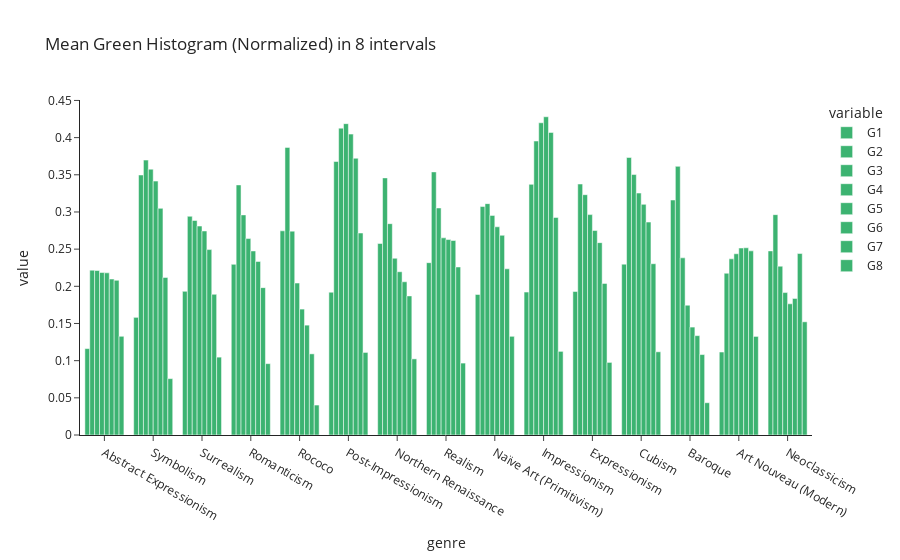

Notebook code for this chart:
### Code cell
edges = whole_df.groupby(['genre']).mean().loc[:,'G1':'G8']
#edges.rename({'ED1':'Normal', 'ED2':'Blurred','ED3':'Sharpened'},axis=1,inplace=True)

edges_melt = pd.melt(edges.reset_index(), id_vars='genre', value_vars=edges.columns).sort_values('variable')

fig = px.bar(edges_melt, x='genre',color='variable', y='value',barmode='group',template='simple_white',
            color_discrete_sequence=["mediumseagreen"], 
             title="Mean Green Histogram (Normalized) in 8 intervals")

fig.show()

### Figure 1 — Plotly figure (JSON) as saved in the notebook; plotly's stock layout.template omitted (floating-point values rounded to 4 significant figures)
{"data": [{"alignmentgroup": "True", "hovertemplate": "variable=G1<br>genre=%{x}<br>value=%{y}<extra></extra>", "legendgroup": "G1", "marker": {"color": "mediumseagreen", "pattern": {"shape": ""}}, "name": "G1", "offsetgroup": "G1", "orientation": "v", "showlegend": true, "textposition": "auto", "type": "bar", "x": ["Abstract Expressionism", "Symbolism", "Surrealism", "Romanticism", "Rococo", "Post-Impressionism", "Northern Renaissance", "Realism", "Naïve Art (Primitivism)", "Impressionism", "Expressionism", "Cubism", "Baroque", "Art Nouveau (Modern)", "Neoclassicism"], "xaxis": "x", "y": [0.1162, 0.1583, 0.1932, 0.2295, 0.2746, 0.1921, 0.2576, 0.2318, 0.189, 0.1922, 0.193, 0.2298, 0.316, 0.1116, 0.2476], "yaxis": "y"}, {"alignmentgroup": "True", "hovertemplate": "variable=G2<br>genre=%{x}<br>value=%{y}<extra></extra>", "legendgroup": "G2", "marker": {"color": "mediumseagreen", "pattern": {"shape": ""}}, "name": "G2", "offsetgroup": "G2", "orientation": "v", "showlegend": true, "textposition": "auto", "type": "bar", "x": ["Northern Renaissance", "Symbolism", "Surrealism", "Romanticism", "Rococo", "Post-Impressionism", "Neoclassicism", "Realism", "Impressionism", "Expressionism", "Cubism", "Baroque", "Art Nouveau (Modern)", "Abstract Expressionism", "Naïve Art (Primitivism)"], "xaxis": "x", "y": [0.3458, 0.3497, 0.2942, 0.3364, 0.3869, 0.3679, 0.2964, 0.3539, 0.3371, 0.3376, 0.3733, 0.3613, 0.2176, 0.2217, 0.3073], "yaxis": "y"}, {"alignmentgroup": "True", "hovertemplate": "variable=G3<br>genre=%{x}<br>value=%{y}<extra></extra>", "legendgroup": "G3", "marker": {"color": "mediumseagreen", "pattern": {"shape": ""}}, "name": "G3", "offsetgroup": "G3", "orientation": "v", "showlegend": true, "textposition": "auto", "type": "bar", "x": ["Symbolism", "Surrealism", "Romanticism", "Rococo", "Realism", "Post-Impressionism", "Northern Renaissance", "Neoclassicism", "Impressionism", "Expressionism", "Cubism", "Baroque", "Art Nouveau (Modern)", "Abstract Expressionism", "Naïve Art (Primitivism)"], "xaxis": "x", "y": [0.3698, 0.2886, 0.2961, 0.2742, 0.3054, 0.4128, 0.2843, 0.2271, 0.3954, 0.3233, 0.3503, 0.2383, 0.2369, 0.2212, 0.3112], "yaxis": "y"}, {"alignmentgroup": "True", "hovertemplate": "variable=G4<br>genre=%{x}<br>value=%{y}<extra></extra>", "legendgroup": "G4", "marker": {"color": "mediumseagreen", "pattern": {"shape": ""}}, "name": "G4", "offsetgroup": "G4", "orientation": "v", "showlegend": true, "textposition": "auto", "type": "bar", "x": ["Northern Renaissance", "Surrealism", "Romanticism", "Rococo", "Realism", "Post-Impressionism", "Neoclassicism", "Symbolism", "Impressionism", "Expressionism", "Cubism", "Baroque", "Art Nouveau (Modern)", "Abstract Expressionism", "Naïve Art (Primitivism)"], "xaxis": "x", "y": [0.2377, 0.2811, 0.2642, 0.2044, 0.2652, 0.4188, 0.1916, 0.3575, 0.42, 0.2965, 0.3254, 0.1746, 0.2438, 0.2185, 0.2954], "yaxis": "y"}, {"alignmentgroup": "True", "hovertemplate": "variable=G5<br>genre=%{x}<br>value=%{y}<extra></extra>", "legendgroup": "G5", "marker": {"color": "mediumseagreen", "pattern": {"shape": ""}}, "name": "G5", "offsetgroup": "G5", "orientation": "v", "showlegend": true, "textposition": "auto", "type": "bar", "x": ["Symbolism", "Surrealism", "Romanticism", "Rococo", "Realism", "Post-Impressionism", "Northern Renaissance", "Neoclassicism", "Naïve Art (Primitivism)", "Impressionism", "Expressionism", "Cubism", "Baroque", "Art Nouveau (Modern)", "Abstract Expressionism"], "xaxis": "x", "y": [0.3415, 0.2744, 0.2475, 0.1694, 0.2629, 0.4047, 0.2196, 0.1765, 0.2801, 0.4281, 0.275, 0.3102, 0.1452, 0.2515, 0.2181], "yaxis": "y"}, {"alignmentgroup": "True", "hovertemplate": "variable=G6<br>genre=%{x}<br>value=%{y}<extra></extra>", "legendgroup": "G6", "marker": {"color": "mediumseagreen", "pattern": {"shape": ""}}, "name": "G6", "offsetgroup": "G6", "orientation": "v", "showlegend": true, "textposition": "auto", "type": "bar", "x": ["Surrealism", "Romanticism", "Symbolism", "Realism", "Post-Impressionism", "Northern Renaissance", "Neoclassicism", "Rococo", "Impressionism", "Expressionism", "Cubism", "Baroque", "Art Nouveau (Modern)", "Abstract Expressionism", "Naïve Art (Primitivism)"], "xaxis": "x", "y": [0.2494, 0.2334, 0.3049, 0.2616, 0.3722, 0.2061, 0.1837, 0.1478, 0.407, 0.2587, 0.2864, 0.1337, 0.2518, 0.2098, 0.2686], "yaxis": "y"}, {"alignmentgroup": "True", "hovertemplate": "variable=G7<br>genre=%{x}<br>value=%{y}<extra></extra>", "legendgroup": "G7", "marker": {"color": "mediumseagreen", "pattern": {"shape": ""}}, "name": "G7", "offsetgroup": "G7", "orientation": "v", "showlegend": true, "textposition": "auto", "type": "bar", "x": ["Symbolism", "Surrealism", "Romanticism", "Realism", "Post-Impressionism", "Northern Renaissance", "Neoclassicism", "Rococo", "Impressionism", "Expressionism", "Cubism", "Baroque", "Art Nouveau (Modern)", "Abstract Expressionism", "Naïve Art (Primitivism)"], "xaxis": "x", "y": [0.2119, 0.1892, 0.1982, 0.226, 0.2717, 0.1871, 0.2441, 0.1092, 0.2926, 0.2039, 0.2304, 0.1082, 0.2477, 0.2081, 0.2235], "yaxis": "y"}, {"alignmentgroup": "True", "hovertemplate": "variable=G8<br>genre=%{x}<br>value=%{y}<extra></extra>", "legendgroup": "G8", "marker": {"color": "mediumseagreen", "pattern": {"shape": ""}}, "name": "G8", "offsetgroup": "G8", "orientation": "v", "showlegend": true, "textposition": "auto", "type": "bar", "x": ["Romanticism", "Rococo", "Realism", "Post-Impressionism", "Northern Renaissance", "Neoclassicism", "Cubism", "Impressionism", "Expressionism", "Baroque", "Art Nouveau (Modern)", "Abstract Expressionism", "Surrealism", "Naïve Art (Primitivism)", "Symbolism"], "xaxis": "x", "y": [0.09599, 0.04029, 0.09673, 0.111, 0.1024, 0.1522, 0.1119, 0.1125, 0.09764, 0.04341, 0.1326, 0.1328, 0.1047, 0.1327, 0.07582], "yaxis": "y"}], "layout": {"barmode": "group", "legend": {"title": {"text": "variable"}, "tracegroupgap": 0}, "title": {"text": "Mean Green Histogram (Normalized) in 8 intervals"}, "xaxis": {"anchor": "y", "domain": [0, 1], "title": {"text": "genre"}}, "yaxis": {"anchor": "x", "domain": [0, 1], "title": {"text": "value"}}}}
